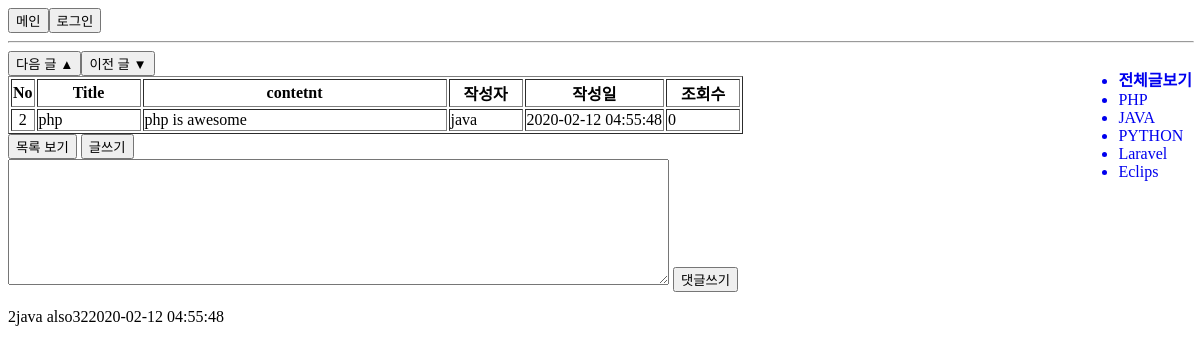
Page /show.php?content_no=2 on the committed database.
### tables this page shows
create table category_tb(
	category_no int primary key auto_increment,
    category_nm varchar(20) 
)default charset = utf8;

create table coments_tb(
	coment_no int primary key auto_increment,
    coment mediumtext,
    user_no int,
    content_no int,
    write_dt datetime,
    foreign key (user_no) references user_tb(user_no) on delete cascade,
    foreign key (content_no) references contents_tb(content_no) on delete cascade
)default charset = utf8;

### show.php (the view, shortened to what this page needs)
<link rel="stylesheet" href="show.css">
<header>
<button id="main" onclick="location.href='main.php'">메인</button>
<?php
if(isset($_SESSION['id']))
{   $id = $_SESSION['id'];
    ?>
	<button class="header" onclick="location.href='logout.php'"> 로그아웃</button>
    <a href="mypage.php"><button class="header">마이페이지</button></a>
    <?php
    print '<div class="header">'.$id.' 님</div>';
}
else
{   $id='';
?>
	<button onclick="location.href='login.html'"> 로그인</button>
<?php
}
?>
</header>
<hr>
<div class="main_content">
<?php
$pdo = DB_conn();
$_SESSION['content_no'] = $content_no = $_GET['content_no'];
$category = $_SESSION['category'];
try
{
    if($category>0)
    {   $query = "SELECT max(content_no) max, min(content_no) min from contents_tb where category_no = $category";
        $stmh=$pdo->prepare($query);
        $stmh->execute();
    }
    else
    {   $query = "SELECT max(content_no) max, min(content_no) min from contents_tb";
        $stmh=$pdo->prepare($query);
        $stmh->execute();
    }
}
catch(PDOException $e)
{   print 'err: '. $e->getMessage();
$pdo->rollBack();
}
while ($row=$stmh->fetch(PDO::FETCH_ASSOC)) {
    $max=$row['max'];
    $min=$row['min'];
}
try
{
    if($category>0)
    {   $query = "SELECT max(content_no) forward from contents_tb where content_no < $content_no and category_no=$category";
        $stmh=$pdo->prepare($query);
        $stmh->execute();
    }
    else
    {   $query = "SELECT max(content_no) forward from contents_tb where content_no < $content_no";
        $stmh=$pdo->prepare($query);
        $stmh->execute();
    }
}
catch(PDOException $e)
{   print 'err: '. $e->getMessage();
$pdo->rollBack();
}
while ($row=$stmh->fetch(PDO::FETCH_ASSOC)) {
    $forward=$row['forward'];
}
try
{
    if($category>0)
    {   $query = "SELECT min(content_no) next_ from contents_tb where content_no > $content_no and category_no = $category";
        $stmh=$pdo->prepare($query);
        $stmh->execute();
    }
    else
    {   $query = "SELECT min(content_no) next_ from contents_tb where content_no > $content_no";
        $stmh=$pdo->prepare($query);
        $stmh->execute();
    }
}
catch(PDOException $e)
{   print 'err: '. $e->getMessage();
$pdo->rollBack();
}
while ($row=$stmh->fetch(PDO::FETCH_ASSOC)) {
    $next=$row['next_'];
}
if (!($max==($content_no))) {
    print "<button onclick='location.href=\"show.php?content_no=".($next)."\"'>다음 글 ▲</button>";
}
if (!($min==($content_no))) {
    print "<button onclick='location.href=\"show.php?content_no=".($forward)."\"'>이전 글 ▼</button>";
}
if(!isset($_COOKIE[$id.$content_no])) {
    try
    {
        $query = "update contents_tb set view_cnt = view_cnt + 1 where content_no = :no";
        $stmh=$pdo->prepare($query);
        $stmh->bindValue(':no',$content_no);
        $stmh->execute();
    }
    catch(PDOException $e)
    {   print 'err: '. $e->getMessage();
    $pdo->rollBack();
    }
}
try
{
    $query = "select * from show_view where content_no = :no";
    $stmh=$pdo->prepare($query);
    $stmh->bindValue(':no',$content_no);
    $stmh->execute();
}
catch(PDOException $e)
{   print 'err: '. $e->getMessage();
    $pdo->rollBack();
}
?>
<TABLE border="1">
<TBODY>
    <TR>
        <TH>No</TH>
        <TH width=100px>Title</TH>
        <TH width=300px>contetnt</TH>
        <TH width=70px>작성자</TH>
        <TH>작성일</TH>
        <TH width=70px>조회수</TH>
    </TR>
<?php
while($row=$stmh->fetch(PDO::FETCH_ASSOC))
{?>
    <TR>
        <TD align="center"><?=htmlspecialchars($row['content_no'])?></TD>
        <TD><?=$row['title']?></TD>
        <TD><?=nl2br($row['content'])?></TD>
        <TD><?=$writer=$row['id']?></TD>
        <TD><?=$row['write_dt']?></TD>
        <TD><?=$row['view_cnt']?></TD>
    </TR>
<?php
}
?>
</TBODY>
</TABLE>
<footer>
<button onclick="location.href='list.php'">목록 보기</button>
<button onclick="location.href='insert.php'">글쓰기</button>
</div>
<div class='category'>
    <ul>
        <a href="list.php?category=0"><li><b>전체글보기</b></li></a>
        <?php
        try
        {   $query = "SELECT * from category_tb";
            $stmh = $pdo->prepare($query);
            $stmh->execute();
        }
        catch(PDOException $e){ print 'err: '.$e->getMessage(); }
        while($row=$stmh->fetch(PDO::FETCH_ASSOC))
        {   $cg_no = $row['category_no'];
            $cg_nm = $row['category_nm'];
            print "<a href='list.php?category=$cg_no'><li>$cg_nm</li></a>";
        }
        ?>
    </ul>
</div>
<?php require_once('reply.php'); ?>

### reply.php (shortened to what this page needs)
<?php
$dbo = DB_conn();
$cno =$_GET['content_no'];
?>
<!DOCTYPE html>
<html>
<head>
</head>
<body>
<form action="replyinsert.php" method="post">
<textarea name="coment" rows="8" cols="80"></textarea>
<input type="submit" value="댓글쓰기">
</form>
</body>
</html>
<?php
try{
    $coment_sql = "select * from coments_tb where content_no = $cno";
    $coment_stt=$dbo->prepare($coment_sql);
    $coment_stt->execute();
}
catch(PDOException $e){
    print 'err: '. $e->getMessage();
    $dbo->rollBack();
}
while($coment_row=$coment_stt->fetch(PDO::FETCH_ASSOC))
    {
        print $coment_row['coment'];
        print $coment_row['user_no'];
        print $coment_row['content_no'];
        print $coment_row['write_dt'];
    }
?>

### show.css (style rules this page uses)
.main_content { width: auto; float: left; }
.category { float: right; }
hr { width: 100%; }
#main { float: left; }
a:link { text-decoration: none; }

### rows in the picture
category_tb: category_nm "PHP"
category_tb: category_nm "JAVA"
category_tb: category_nm "PYTHON"
category_tb: category_nm "Laravel"
category_tb: category_nm "Eclips"
coments_tb: coment "java also", user_no "3", content_no "2", write_dt "2020-02-12 04:55:48"

### other values in the picture
$row['content_no'] "2"
$row['title'] "php"
$row['content'] "php is awesome"
$writer=$row['id'] "java"
$row['write_dt'] "2020-02-12 04:55:48"
$row['view_cnt'] "0"
